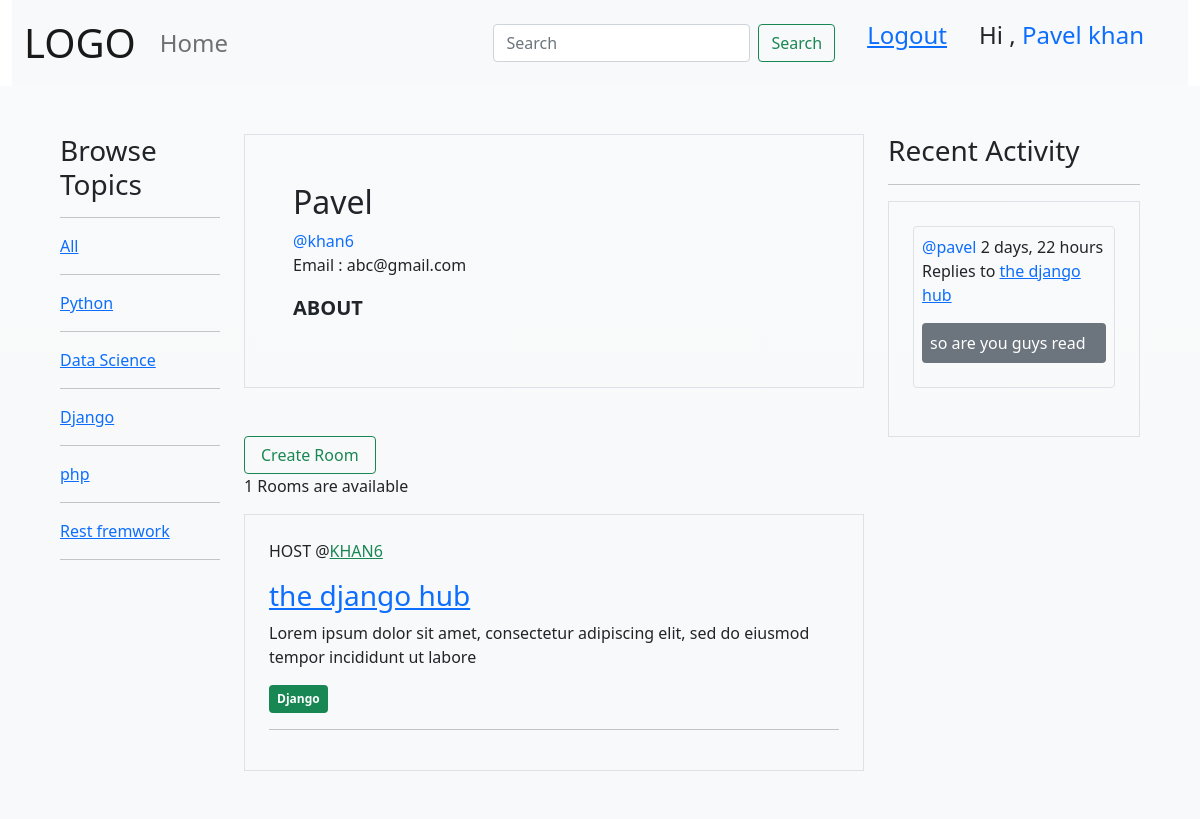
Page /profile/5/ (signed in) on the committed database.
### base/models.py (models this page shows, shortened)
class CustomUser(AbstractUser):
  name = models.CharField(max_length=200, null= True)
  email = models.EmailField(unique = True)
  bio = models.TextField()
  USERNAME_FIELD = 'email'
  REQUIRED_FIELDS = []
  objects = CustomUserManager()
  def __str__(self):
    return str(self.name)

class TopicModel(models.Model):
  name = models.CharField(max_length=200)

class RoomModel(models.Model):
  host = models.ForeignKey(CustomUser, on_delete=models.SET_NULL, null=True)
  topic = models.ForeignKey('TopicModel', on_delete=models.SET_NULL, null=True)
  name = models.CharField(max_length=200)
  description = models.TextField(null=True, blank=True)
  participants = models.ManyToManyField(CustomUser, related_name='participants', blank=True)
  updated = models.DateTimeField(auto_now=True)
  created = models.DateTimeField(auto_now_add=True)
  class Meta:
    ordering = ['-updated','-created']
  def __str__(self):
      return self.name

class MassageModel(models.Model):
  user = models.ForeignKey(CustomUser, on_delete=models.CASCADE)
  room = models.ForeignKey("RoomModel", on_delete=models.CASCADE)
  body = models.TextField()
  updated = models.DateTimeField(auto_now=True, null=True, blank=True)
  created = models.DateTimeField(auto_now_add=True, null=True, blank=True)
  def __str__(self):
      return self.body[0:20]

### base/views.py (the view)
# urls.py: path('profile/<str:pk>/', views.userProfile, name='profile'),
@login_required(login_url='userlogin')
def userProfile(request,pk):
  user = CustomUser.objects.get(id=pk)
  rooms = user.roommodel_set.all()
  rooms_count = rooms.count()
  room_massage = user.massagemodel_set.all()
  topics = TopicModel.objects.all()
  context={'user':user, 'rooms': rooms, 'room_massage': room_massage, 'topics': topics, 'rooms_count':rooms_count}
  return render(request, "profile.html",context)

### base/templates/profile.html (shortened to what this page needs)
{% extends 'main.html' %} {% block content %}
<div class="row mx-5 py-5">
  <div class="col-2">{% include 'topic_component.html' %}</div>
  <div class="col-7">
    <div class="position-relative border p-5 mb-5">
      <h2 class="text-capitalize">{{user.name}}</h2>
      <a
        href="{% url 'profile' user.id %}"
        class="d-block text-primary text-decoration-none"
        >@{{user.username}}</a
      >
      <p>Email : {{user.email}}</p>
      <p>
        <span class="d-block text-uppercase fs-5 fw-bold">about</span
        >{{user.bio}}
      </p>
    </div>
    {% include 'feed_component.html' %}
  </div>
  <div class="col-3">{% include 'recent_activity_component.html' %}</div>
</div>
{% endblock content %}

### templates/navbar.html (shortened to what this page needs)
<div class="container-fluid ">
  <nav class="navbar navbar-expand-lg navbar-light bg-light align-items-center">
    <div class="container-fluid">
      <a class="navbar-brand fs-1" href="{% url 'home' %}">LOGO</a>
      <div class="collapse navbar-collapse" id="navbarSupportedContent">
        <ul class="navbar-nav me-auto mb-2 mb-lg-0">
          <li class="nav-item">
            <a
              class="nav-link fs-4"
              href="{% url 'home' %}"
              >Home</a
            >
          </li>
        </ul>
        <form class="d-flex" method="GET" action="{% url 'home' %}">
          <input
            class="form-control me-2"
            type="search"
            placeholder="Search"
            aria-label="Search"
            name="q"
          />
          <button class="btn btn-outline-success" type="submit">Search</button>
        </form>
        <div class="d-flex mx-3 fs-4">
          {% if request.user.is_authenticated %}
          <a class="mx-3" href="{% url 'userlogout' %}">Logout</a>
          <p class="mx-3 " >Hi ,<a href="{% url 'profile' request.user.id %}" class="text-decoration-none" > {{request.user}}</a></p>
          {% else %}
          <a class="mx-3" href="{% url 'userlogin' %}">Login</a>
          <a class="mx-3" href="{% url 'userregister' %}"> Register </a>
          {% endif %}
        </div>
      </div>
    </div>
  </nav>
</div>

### base/templates/topic_component.html
<h3>Browse Topics</h3>
<hr />
<a href="{% url 'home' %}">All</a>
<hr />
{% for topic in topics %}
<a href="{% url 'home' %}?q={{topic.name}}">{{topic.name}}</a>
<hr />
{% endfor %}

### base/templates/feed_component.html
{% if request.user.is_authenticated %}
<a class="btn btn-outline-success px-3" href="{% url 'create_room' %}">Create Room</a>
{% endif %}
<p>{{rooms_count}} Rooms are available</p>
{% for room in rooms %}
<div class="border p-4">
  <p class="text-uppercase">Host @<a href="{% url 'profile' room.host.id %}" class="link-success link-offset-2 link-underline-opacity-25 link-underline-opacity-100-hover">{{room.host.username}}</a></p>
  <h3><a href="{% url 'room' room.id %}">{{room.name}}</a></h3>
  <p>{{room.description}}</p>
  <span class="badge bg-success p-2">{{room.topic.name}}</span>
  <hr />
</div>
{% endfor %}

### base/templates/recent_activity_component.html (shortened to what this page needs)
<h3>Recent Activity</h3>
<hr />
<div class="border p-4">
  {% for massages in room_massage %}
  <div class="border rounded-2 p-2 mb-4">
    <a href="{% url 'profile' massages.user.id %}" class="text-primary text-decoration-none">@{{massages.user}}</a>
    <span>{{massages.updated|timesince}}</span>
    <p>
      Replies to <a href="{% url 'room' massages.room.id">{{massages.room}}</a>
    </p>
    <p class="text-white bg-secondary rounded-2 p-2">{{massages}}</p>
  </div>
  {% endfor %}
</div>

### rows in the picture
CustomUser: user "Pavel khan"
TopicModel: name "Python"
TopicModel: name "Data Science"
TopicModel: name "Django"
TopicModel: name "php"
TopicModel: name "Rest fremwork"
CustomUser: name "Pavel", username "khan6", email "abc@gmail.com"
RoomModel: host.username "KHAN6", name "the django hub", description "Lorem ipsum dolor sit amet, consectetur adipiscing elit, sed do eiusmod tempor incididunt ut labore", topic.name "Django"
MassageModel: user "pavel", updated "2 days, 22 hours", room "the django hub", body "so are you guys read"

### other values in the picture
{{ rooms_count }} "1"
